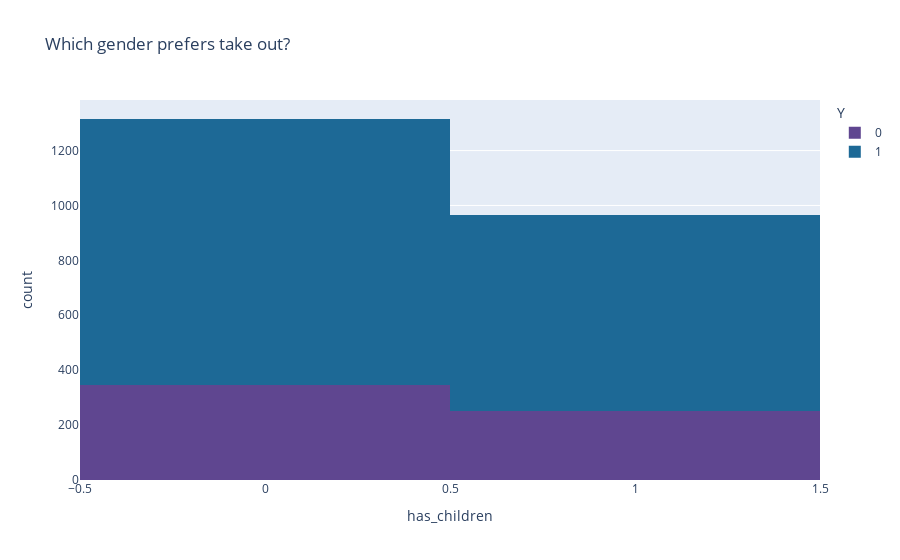

The code cell stored with this chart in its notebook:
### Code cell
px.histogram(carry_df, x='has_children', color='Y', color_discrete_sequence=px.colors.qualitative.Prism, title='Which gender prefers take out?')

### Figure 1 — Plotly figure (JSON) as saved in the notebook; plotly's stock layout.template omitted (floating-point values rounded to 4 significant figures; data arrays with more than 128 entries replaced by an {"elided": "..."} marker saying what was removed)
{"data": [{"alignmentgroup": "True", "bingroup": "x", "hovertemplate": "Y=0<br>has_children=%{x}<br>count=%{y}<extra></extra>", "legendgroup": "0", "marker": {"color": "rgb(95, 70, 144)"}, "name": "0", "offsetgroup": "0", "orientation": "v", "showlegend": true, "type": "histogram", "x": {"elided": "598 int values"}, "xaxis": "x", "yaxis": "y"}, {"alignmentgroup": "True", "bingroup": "x", "hovertemplate": "Y=1<br>has_children=%{x}<br>count=%{y}<extra></extra>", "legendgroup": "1", "marker": {"color": "rgb(29, 105, 150)"}, "name": "1", "offsetgroup": "1", "orientation": "v", "showlegend": true, "type": "histogram", "x": {"elided": "1682 int values"}, "xaxis": "x", "yaxis": "y"}], "layout": {"barmode": "relative", "legend": {"title": {"text": "Y"}, "tracegroupgap": 0}, "title": {"text": "Which gender prefers take out?"}, "xaxis": {"anchor": "y", "domain": [0, 1], "title": {"text": "has_children"}}, "yaxis": {"anchor": "x", "domain": [0, 1], "title": {"text": "count"}}}}
